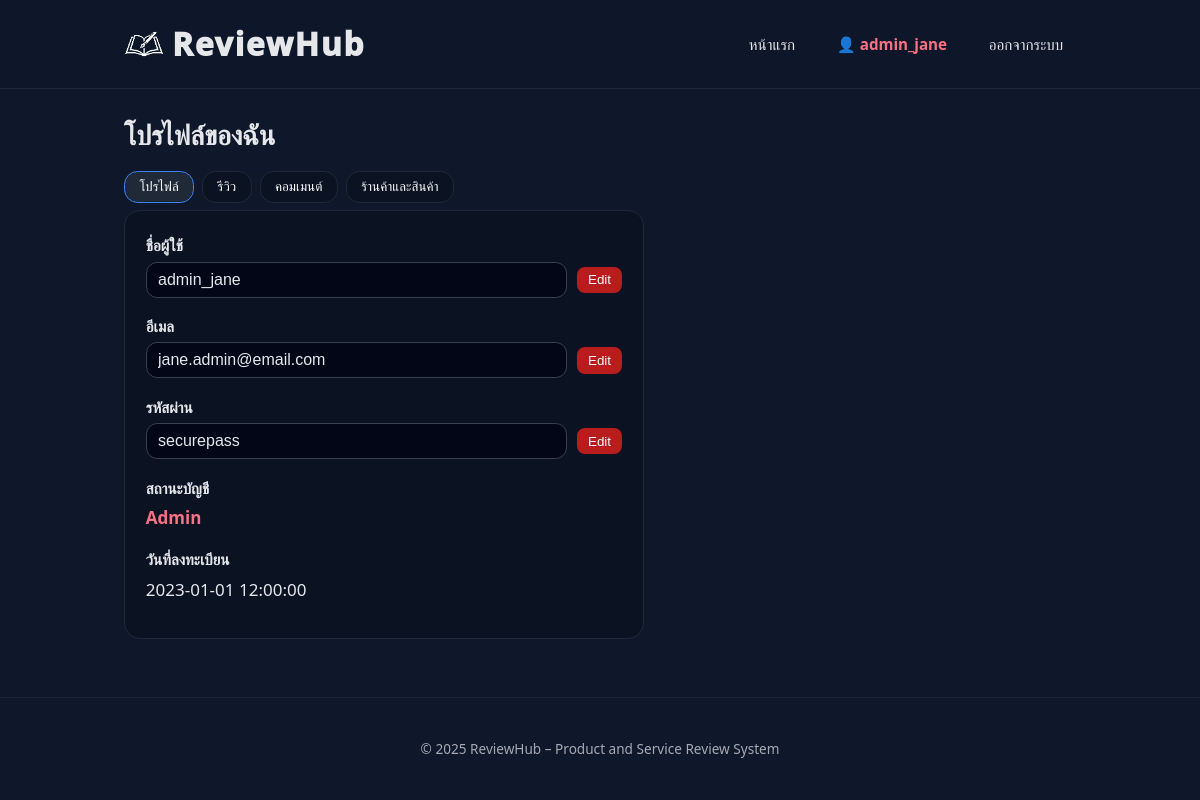
The page /user-profile.php (signed in) on the database its author committed.
### tables this page shows
CREATE TABLE `User` (
  `user_id` int NOT NULL,
  `user_type_id` int NOT NULL,
  `username` varchar(50) NOT NULL,
  `email` varchar(100) NOT NULL,
  `password` varchar(255) NOT NULL,
  `registration_date` datetime DEFAULT CURRENT_TIMESTAMP
);

### db.php (called while the page is built, shortened)
<?php
function currentUserId()
{
    return isset($_SESSION['user_id']) ? (int) $_SESSION['user_id'] : null;
}
function userRoleClass($typeId)
{
    $typeId = (int) $typeId;
    if ($typeId === 2) {
        return 'user-role-admin';
    }
    return 'user-role-customer';
}

### user-profile.php (the view, shortened to what this page needs)
<?php
require_once 'db.php';
$uid = currentUserId();
$tabParam = $_GET['tab'] ?? 'profile';
$allowedTabs = ['profile', 'reviews', 'comments', 'stores'];
$activeTab = in_array($tabParam, $allowedTabs, true) ? $tabParam : 'profile';
$sql = "SELECT user_id, username, email, password, registration_date, user_type_id FROM `User` WHERE user_id = ? LIMIT 1";
$stmt = $conn->prepare($sql);
$stmt->bind_param('i', $uid);
$stmt->execute();
$stmt->bind_result($userId, $username, $email, $password, $registrationDate, $userTypeId);
$errorFields = [];
include 'header.php';
?>
<section class="section">
    <h1 class="page-title">โปรไฟล์ของฉัน</h1>
    <div class="tab-row">
        <button type="button" class="tab-btn <?php echo $activeTab === 'profile' ? 'active' : ''; ?>"
            data-tab-target="profile">โปรไฟล์</button>
        <button type="button" class="tab-btn <?php echo $activeTab === 'reviews' ? 'active' : ''; ?>"
            data-tab-target="reviews">รีวิว</button>
        <button type="button" class="tab-btn <?php echo $activeTab === 'comments' ? 'active' : ''; ?>"
            data-tab-target="comments">คอมเมนต์</button>
        <?php if (in_array($userTypeId, [2, 3], true)): ?>
            <button type="button" class="tab-btn <?php echo $activeTab === 'stores' ? 'active' : ''; ?>"
                data-tab-target="stores">ร้านค้าและสินค้า</button>
        <?php else: ?>
            <button type="button" class="tab-btn" style="opacity:0.5; cursor:not-allowed;"
                title="สำหรับร้านค้าเท่านั้น">ร้านค้าและสินค้า</button>
        <?php endif; ?>
    </div>
    <div id="tab-profile" class="tab-content <?php echo $activeTab === 'profile' ? 'active' : ''; ?>">
        <div class="profile-card">
            <form id="profile-form" method="post" novalidate>
                <div class="profile-row">
                    <label>ชื่อผู้ใช้</label>
                    <div class="profile-field">
                        <input type="text" name="username" id="profile-username"
                            value="<?php echo htmlspecialchars($username); ?>"
                            class="<?php echo isset($errorFields['username']) ? 'input-error' : ''; ?>" disabled>
                        <button type="button" class="btn-edit" data-target="profile-username">Edit</button>
                    </div>
                </div>
                <div class="profile-row">
                    <label>อีเมล</label>
                    <div class="profile-field">
                        <input type="email" name="email" id="profile-email"
                            value="<?php echo htmlspecialchars($email); ?>"
                            class="<?php echo isset($errorFields['email']) ? 'input-error' : ''; ?>" disabled>
                        <button type="button" class="btn-edit" data-target="profile-email">Edit</button>
                    </div>
                </div>
                <div class="profile-row">
                    <label>รหัสผ่าน</label>
                    <div class="profile-field">
                        <input type="text" name="password" id="profile-password"
                            value="<?php echo htmlspecialchars($password); ?>"
                            class="<?php echo isset($errorFields['password']) ? 'input-error' : ''; ?>" disabled>
                        <button type="button" class="btn-edit" data-target="profile-password">Edit</button>
                    </div>
                </div>
                <div class="profile-row">
                    <label>สถานะบัญชี</label>
                    <div class="profile-field">
                        <span class="<?php echo userRoleClass($userTypeId); ?>">
                            <?php
                            echo ($userTypeId === 2) ? 'Admin'
                                : (($userTypeId === 3) ? 'Merchant' : 'Customer');
                            ?>
                        </span>
                    </div>
                </div>
                <div class="profile-row">
                    <label>วันที่ลงทะเบียน</label>
                    <div class="profile-field">
                        <span><?php echo htmlspecialchars($registrationDate); ?></span>
                    </div>
                </div>
            </form>
        </div>
    </div>
</section>
<?php include 'footer.php'; ?>

### assets/style.css (style rules this page uses)
* { box-sizing: border-box; margin: 0; padding: 0; }
body { font-family: "Kanit", "Segoe UI", system-ui, -apple-system, sans-serif; background: #0f172a; color: #e5e7eb; font-size: 17px; line-height: 1.6; }
label { font-size: 0.95rem; display: block; margin-bottom: 0.25rem; }
input[type="text"], input[type="email"], input[type="password"], select, textarea { width: 100%; padding: 0.5rem 0.7rem; border-radius: 0.7rem; border: 1px solid #374151; background: #020617; color: #e5e7eb; font-size: 1rem; }
.btn-edit { background: #b91c1c; color: #f9fafb; border: none; padding: 0.35rem 0.7rem; border-radius: 0.5rem; cursor: pointer; }
.page-title { font-size: 1.7rem; font-weight: 600; margin-bottom: 0.6rem; }
.section { margin-bottom: 1.6rem; }
.profile-card { background: #0b1222; border: 1px solid #1f2937; border-radius: 1rem; padding: 1.3rem; max-width: 520px; }
.profile-row { margin-bottom: 0.9rem; }
.profile-row label { font-weight: 600; margin-bottom: 0.25rem; display: inline-block; }
.profile-field { display: flex; gap: 0.6rem; align-items: center; }
.user-role-admin { color: #fb7185; font-weight: 700; opacity: 1 !important; }

### user-profile.php (style rules this page uses)
.tab-row { display: flex; gap: 0.5rem; margin: 0.9rem 0 0.4rem; }
.tab-btn { padding: 0.45rem 0.9rem; border-radius: 0.85rem; border: 1px solid #1f2937; background: #0b1222; color: #f9fafb; cursor: pointer; transition: background 0.15s, border-color 0.15s; }
.tab-btn.active { background: #1f2937; border-color: #3b82f6; }
.tab-content { display: none; }
.tab-content.active { display: block; }

### rows shown on the page
user: username "admin_jane", email "jane.admin@email.com", password "securepass", registration_date "2023-01-01 12:00:00"

### other values the page prints
$_SESSION['username'] "admin_jane"
